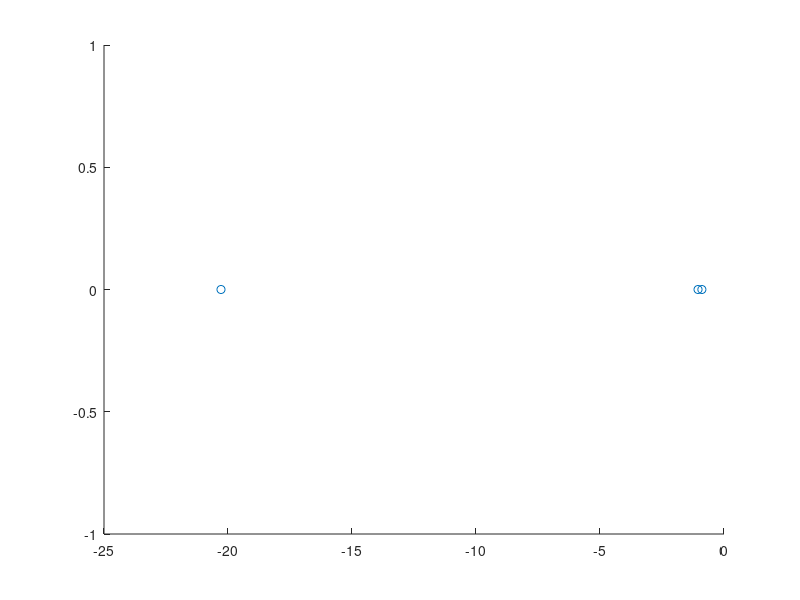
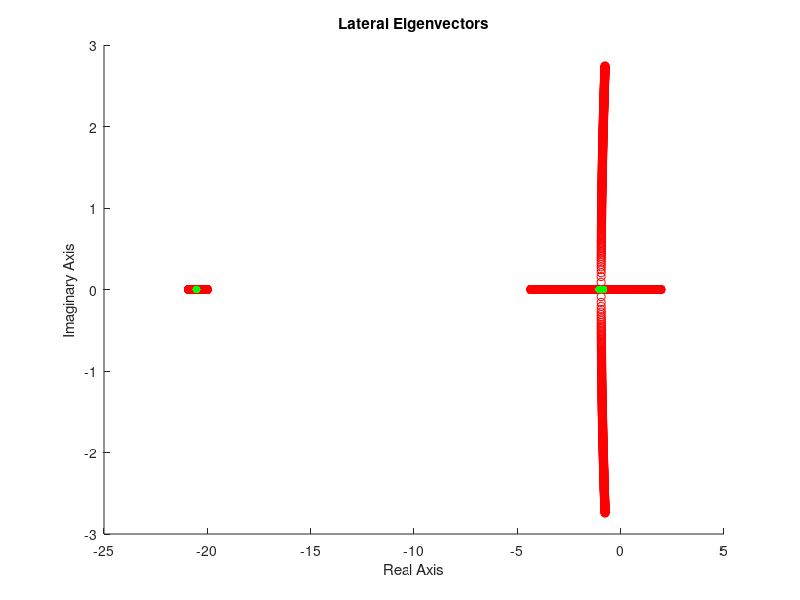
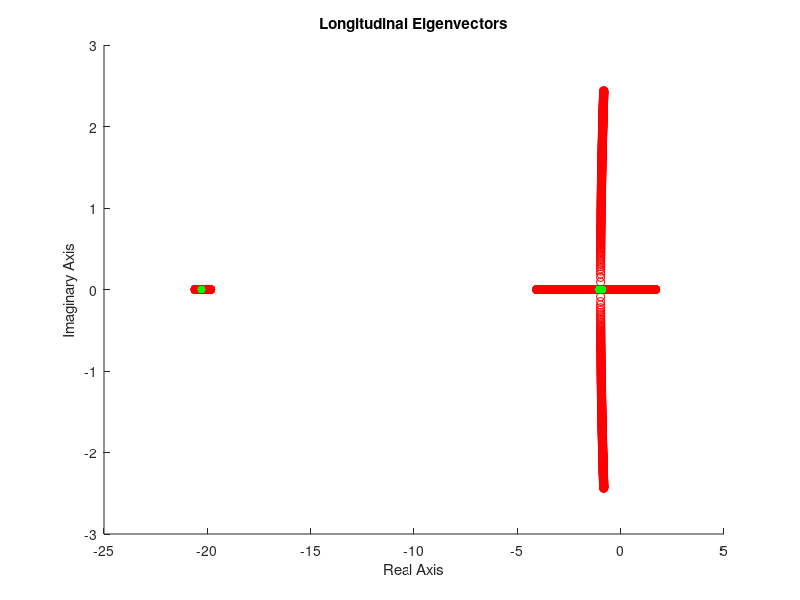

These charts were generated, in order, by the following MATLAB code:
%% Clean up
clear; close all; clc;


%% Finding the k3 value
%Constants
mass = 0.068;       %kg
radialDist = 0.06;  %m
km = 0.0024;    %N*m/N, controlMomentCoeff
nu = 1e-3;          %N/(m/s)^2, aeroForceCoeff
mu = 2e-6;         %N*m/(rad/s)^2, aeroMomentCoeff
g = 9.81;
Ix = 5.8e-5;    %kg*m^2
Iy = 7.2e-5;    %kg*m^2
Iz = 1.0e-4;   %kg*m^2
I = [Ix, 0, 0; 0, Iy, 0; 0, 0, Iz];


%Longitudinal
k1Long = 0.0016;
k2Long = 0.0029;
k3Long = 0;

%Lateral
k1Lat = 0.0013;
k2Lat = 0.0023;
k3Lat = 0;


%Setting up the A matrix for lateral dynamics
Alat = [0, g, 0; 0, 0, 1; -k3Lat, -k2Lat, -k1Lat];

%Setting up the A matrix for longitudinal dynamics
Along = [0, -g, 0,; 0, 0, 1; -k3Long, -k2Long, -k1Long];

%Setting up various k3 values
k3Values = linspace(-0.001,0.001,1000);

%Eig returns 3 by 1 eigenvalues
eigenVecLat = zeros(length(k3Values), 3);
eigenVecLong = zeros(length(k3Values), 3);

%Calculating the eigenvalues
%Imaginary tolerance
tolerance = 0.025;


for i = 1:length(k3Values)
    k3Lat = k3Values(i);
    k3Long = k3Values(i);
    Alat = [0, g, 0; 0, 0, 1; -k3Lat/Ix, -k2Lat/Ix, -k1Lat/Ix];
    Along = [0, -g, 0,; 0, 0, 1; -k3Long/Iy, -k2Long/Iy, -k1Long/Iy];
    eigenVecLat(i,:) = eig(Alat)';
    eigenVecLong(i,:) = eig(Along)';
    
    %Try to find the k3 value that gives us three eigenvalues that are
    %negative and all real within some tolerance
    imagComponents = imag(eigenVecLat(i,:));
    realComponents = real(eigenVecLat(i,:));
    
    realComponentsLong = real(eigenVecLong(i,:));
    
    if(realComponentsLong(1) == -1.04722 || realComponentsLong(2) == -1.04722 || realComponentsLong(3) == -1.04722)
        x = 5
    end
end


%Getting the eigenvalue for k3
%Lateral
finalK3ValueLat = k3Values(554);
Alat = [0, g, 0; 0, 0, 1; -finalK3ValueLat/Ix, -k2Lat/Ix, -k1Lat/Ix];
eigenFinalLat = eig(Alat);


%Longitudinal
finalK3ValueLong = k3Values(431);
Along = [0, -g, 0; 0, 0, 1; -finalK3ValueLong/Iy, -k2Long/Iy, -k1Long/Iy];
eigenFinalLong = eig(Along);
scatter(real(eigenFinalLong), imag(eigenFinalLong));


%Plotting the root locus plots
%Lateral dynamics
figure();
scatter(real(eigenVecLat(:,1)), imag(eigenVecLat(:,1)), 'r');
hold on
scatter(real(eigenVecLat(:,2)), imag(eigenVecLat(:,2)), 'r');
scatter(real(eigenVecLat(:,3)), imag(eigenVecLat(:,3)), 'r');
scatter(real(eigenFinalLat), imag(eigenFinalLat), 'g', 'filled');

title('Lateral Eigenvectors');
xlabel('Real Axis');
ylabel('Imaginary Axis');

%Longitudinal
figure();
scatter(real(eigenVecLong(:,1)), imag(eigenVecLong(:,1)), 'r');
hold on
scatter(real(eigenVecLong(:,2)), imag(eigenVecLong(:,2)), 'r');
scatter(real(eigenVecLong(:,3)), imag(eigenVecLong(:,3)), 'r');
scatter(real(eigenFinalLong), imag(eigenFinalLong), 'g', 'filled');

title('Longitudinal Eigenvectors');
xlabel('Real Axis');
ylabel('Imaginary Axis');
